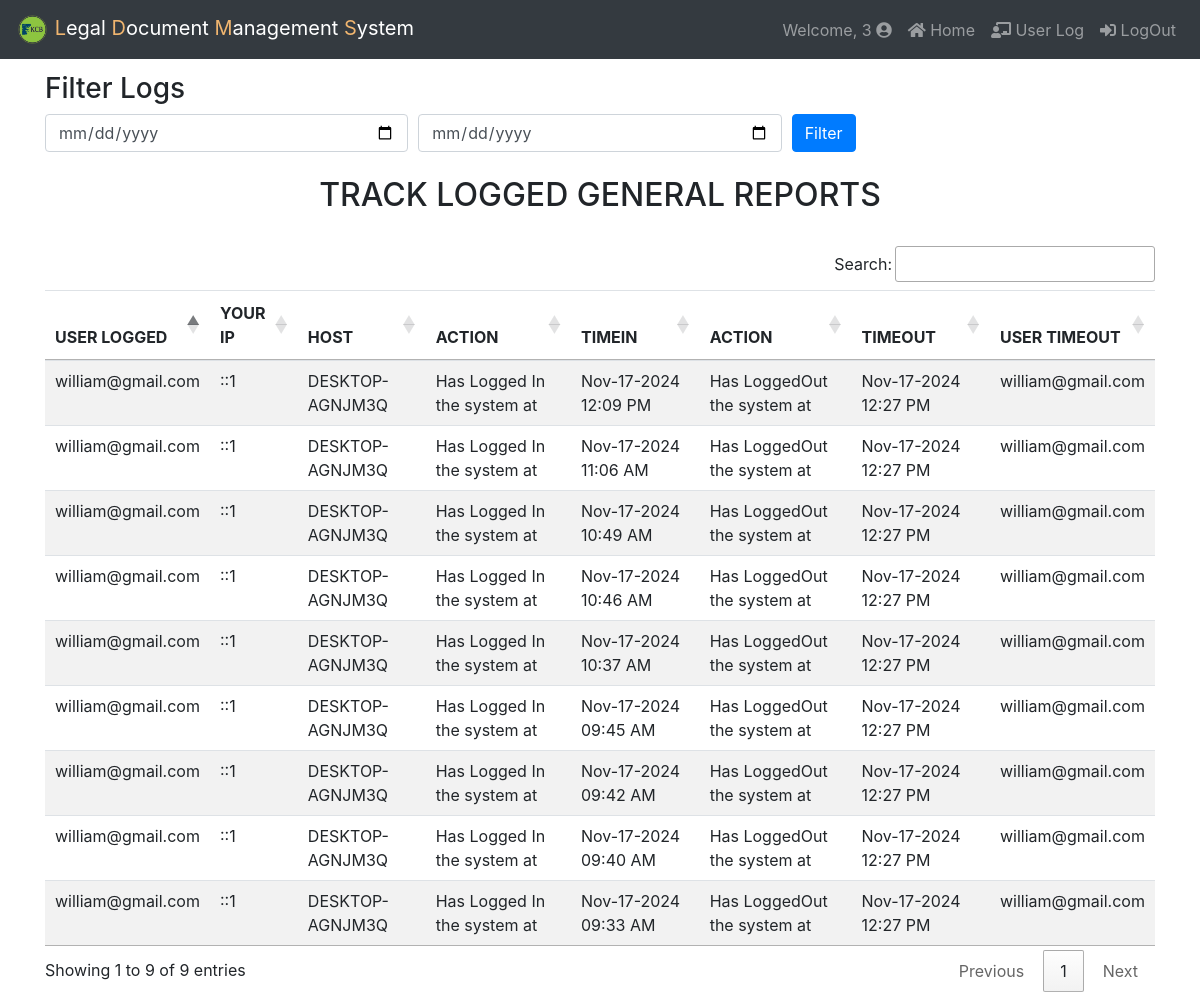
/private_user/history_log.php (signed in), run on the app's committed database.
### tables this page shows
CREATE TABLE `history_log` (
  `log_id` int(11) NOT NULL,
  `id` int(11) NOT NULL,
  `email_address` text NOT NULL,
  `action` varchar(100) NOT NULL,
  `actions` varchar(200) NOT NULL DEFAULT 'Has LoggedOut the system at',
  `ip` text NOT NULL,
  `host` text NOT NULL,
  `login_time` varchar(200) NOT NULL,
  `logout_time` varchar(200) NOT NULL
);

### private_user/history_log.php (the view, shortened to what this page needs)
<!DOCTYPE html>
<html lang="en">
<head>
  <link rel="stylesheet" href="https://use.fontawesome.com/releases/v5.8.1/css/all.css">
  <link href="css/bootstrap.min.css" rel="stylesheet">
  <link href="https://cdn.datatables.net/1.10.21/css/jquery.dataTables.min.css" rel="stylesheet">
  <link href="https://cdn.datatables.net/buttons/1.6.5/css/buttons.dataTables.min.css" rel="stylesheet">
</head>
<body>
  <nav class="navbar navbar-expand-lg navbar-dark bg-dark fixed-top">
    <a class="navbar-brand" href="home.php">
      <img src="js/img/kcb.png" width="33px" height="33px">
      <span style="color: #F0B56F;">L</span>egal
      <span style="color: #F0B56F;">D</span>ocument
      <span style="color: #F0B56F;">M</span>anagement
      <span style="color: #F0B56F;">S</span>ystem
    </a>
    <div class="collapse navbar-collapse" id="navbarNav">
      <ul class="navbar-nav ml-auto">
        <li class="nav-item">
          <a class="nav-link" href="#">Welcome, <?php echo ucwords(htmlentities($_SESSION['email_address'])); ?> <i class="fas fa-user-circle"></i></a>
        </li>
        <li class="nav-item">
          <a class="nav-link" href="home.php"><i class="fas fa-home"></i> Home</a>
        </li>
        <li class="nav-item">
          <a class="nav-link" href="history_log.php"><i class="fas fa-chalkboard-teacher"></i> User Log</a>
        </li>
        <li class="nav-item">
          <a class="nav-link" href="Logout.php"><i class="fas fa-sign-in-alt"></i> LogOut</a>
        </li>
      </ul>
    </div>
  </nav>
  <br><br><br>
  <div class="container">
    <h3>Filter Logs</h3>
    <form method="GET" action="history_log.php">
      <div class="form-row">
        <div class="col">
          <input type="date" class="form-control" name="from_date" value="<?php echo isset($_GET['from_date']) ? $_GET['from_date'] : ''; ?>">
        </div>
        <div class="col">
          <input type="date" class="form-control" name="to_date" value="<?php echo isset($_GET['to_date']) ? $_GET['to_date'] : ''; ?>">
        </div>
        <div class="col">
          <button type="submit" class="btn btn-primary">Filter</button>
        </div>
      </div>
    </form>
    <br>
  </div>
  <div class="container">
    <h2 style="text-align: center;">TRACK LOGGED GENERAL REPORTS</h2>
    <br>
    <table id="dtable" class="table table-striped">
      <thead>
        <tr>
          <th>USER LOGGED</th>
          <th>YOUR IP</th>
          <th>HOST</th>
          <th>ACTION</th>
          <th>TIMEIN</th>
          <th>ACTION</th>
          <th>TIMEOUT</th>
          <th>USER TIMEOUT</th>
        </tr>
      </thead>
      <tbody>
        <?php
          require_once("include/connection.php");
          $query = "SELECT * FROM history_log WHERE 1";
          $query .= " ORDER BY login_time DESC";
          $result = mysqli_query($conn, $query) or die(mysqli_error($conn));
          while ($file = mysqli_fetch_array($result)) {
            echo "<tr>
              <td>{$file['email_address']}</td>
              <td>{$file['ip']}</td>
              <td>{$file['host']}</td>
              <td>{$file['action']}</td>
              <td>{$file['login_time']}</td>
              <td>{$file['actions']}</td>
              <td>{$file['logout_time']}</td>
               <td>{$file['email_address']}</td>
            </tr>";
          }
        ?>
      </tbody>
    </table>
  </div>
</body>
</html>

### data on the page
history_log: email_address "william@gmail.com", ip "::1", host "DESKTOP-AGNJM3Q", action "Has Logged In the system at", login_time "Nov-17-2024 12:09 PM", actions "Has LoggedOut the system at", logout_time "Nov-17-2024 12:27 PM"
history_log: email_address "william@gmail.com", ip "::1", host "DESKTOP-AGNJM3Q", action "Has Logged In the system at", login_time "Nov-17-2024 11:06 AM", actions "Has LoggedOut the system at", logout_time "Nov-17-2024 12:27 PM"
history_log: email_address "william@gmail.com", ip "::1", host "DESKTOP-AGNJM3Q", action "Has Logged In the system at", login_time "Nov-17-2024 10:49 AM", actions "Has LoggedOut the system at", logout_time "Nov-17-2024 12:27 PM"
history_log: email_address "william@gmail.com", ip "::1", host "DESKTOP-AGNJM3Q", action "Has Logged In the system at", login_time "Nov-17-2024 10:46 AM", actions "Has LoggedOut the system at", logout_time "Nov-17-2024 12:27 PM"
history_log: email_address "william@gmail.com", ip "::1", host "DESKTOP-AGNJM3Q", action "Has Logged In the system at", login_time "Nov-17-2024 10:37 AM", actions "Has LoggedOut the system at", logout_time "Nov-17-2024 12:27 PM"
history_log: email_address "william@gmail.com", ip "::1", host "DESKTOP-AGNJM3Q", action "Has Logged In the system at", login_time "Nov-17-2024 09:45 AM", actions "Has LoggedOut the system at", logout_time "Nov-17-2024 12:27 PM"
history_log: email_address "william@gmail.com", ip "::1", host "DESKTOP-AGNJM3Q", action "Has Logged In the system at", login_time "Nov-17-2024 09:42 AM", actions "Has LoggedOut the system at", logout_time "Nov-17-2024 12:27 PM"
history_log: email_address "william@gmail.com", ip "::1", host "DESKTOP-AGNJM3Q", action "Has Logged In the system at", login_time "Nov-17-2024 09:40 AM", actions "Has LoggedOut the system at", logout_time "Nov-17-2024 12:27 PM"
history_log: email_address "william@gmail.com", ip "::1", host "DESKTOP-AGNJM3Q", action "Has Logged In the system at", login_time "Nov-17-2024 09:33 AM", actions "Has LoggedOut the system at", logout_time "Nov-17-2024 12:27 PM"

### other printed values
$_SESSION['email_address'] "3"
